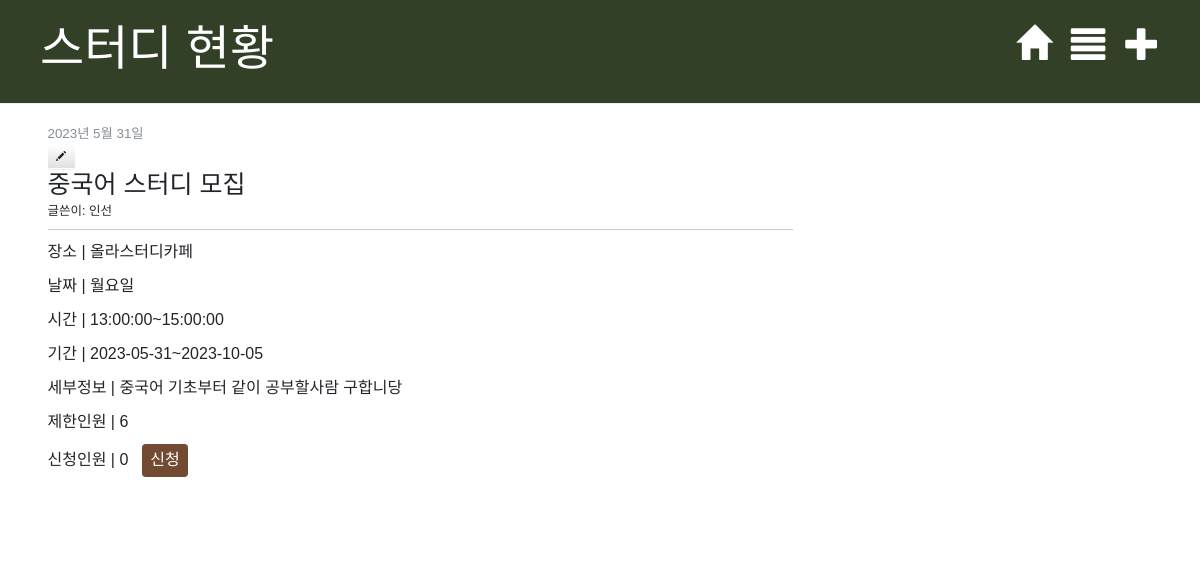
/blog/post/6/, run on the app's committed database.
### blog/models.py (models this page shows, shortened)
class Post(models.Model):
    author = models.ForeignKey('accounts.User', on_delete=models.CASCADE)
    published_date = models.DateField(default=timezone.now)
    title = models.CharField(max_length=30)
    study_place = models.CharField(max_length=30)
    study_day = models.CharField(max_length=30)
    start_date = models.DateField(default=timezone.now)
    end_date = models.DateField(blank=False, null=False)
    start_time = models.TimeField(blank=False, null=False)
    end_time = models.TimeField(blank=False, null=False)
    limit_people = models.IntegerField(default=2)
    text = models.TextField(default='', blank=True)

### accounts/models.py (models this page shows)
class User(models.Model):
    username = models.CharField(max_length=128)
    useremail = models.EmailField(max_length=128)
    password = models.CharField(max_length=128)
    created_at = models.DateTimeField(auto_now_add=True)
    def __str__(self):
        return self.username
    class Meta:
        db_table = 'cafeProject_user'
        verbose_name = '카페앱 사용자'
        verbose_name_plural = '카페앱 사용자'

### blog/views.py (the view)
# urls.py: path('post/<int:pk>/', views.post_detail, name='post_detail'),
def post_detail(request, pk):
    post = get_object_or_404(Post, pk=pk)
    return render(request, 'blog/post_detail.html', {'post': post})

### blog/templates/blog/post_detail.html (shortened to what this page needs)
{% extends 'blog/base.html' %}
{% block content %}
    <div class="post">
        {% if post.published_date %}
            <div class="date">
                {{ post.published_date }}
            </div>
        {% endif %}
            <a class="btn btn-default" href="{% url 'post_edit' pk=post.pk %}"><span class="glyphicon glyphicon-pencil"></span></a>
        <h1>{{ post.title }}</h1>
        <h5>글쓴이: {{ post.author }}</h5>
        <hr>
        <p>장소 | {{ post.study_place|linebreaksbr }}</p>
        <p>날짜 | {{ post.study_day|linebreaksbr }}</p>
        <p>시간 | {{ post.start_time|linebreaksbr }}~{{ post.end_time|linebreaksbr }}</p>
        <p>기간 | {{ post.start_date|linebreaksbr }}~{{ post.end_date|linebreaksbr }}</p>
        <p>세부정보 | {{ post.text|linebreaksbr }}</p>
        <p>제한인원 | {{ post.limit_people|linebreaksbr }}</p>
        <p><span>신청인원 | <span id="count"> 0</span> &nbsp;&nbsp;<button id="apply" class="btn text-white" style="background-color: #734A32;" > 신청 </button></p>
{% endblock %}

### blog/static/css/blog.css (style rules this page uses)
.date { color: #868e96; font-size: 10pt; }
.post { margin-bottom: 70px; }

### data on the page
Post: published_date "2023년 5월 31일", title "중국어 스터디 모집", author "인선", study_place "올라스터디카페", study_day "월요일", start_time "13:00:00", end_time "15:00:00", start_date "2023-05-31", end_date "2023-10-05", text "중국어 기초부터 같이 공부할사람 구합니당", limit_people "6"
